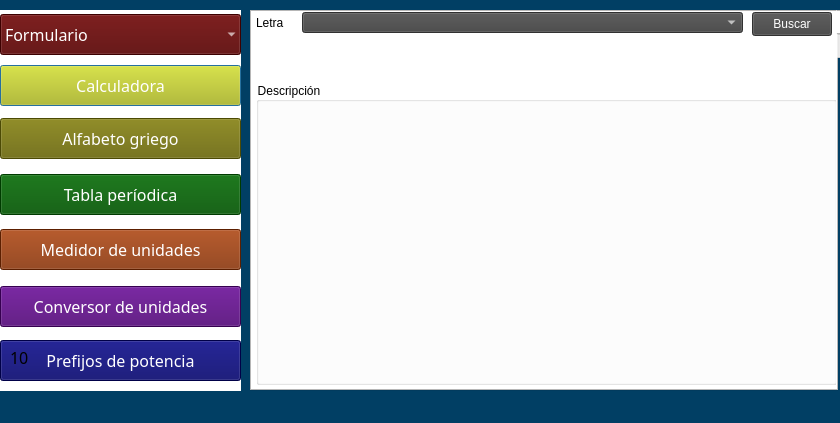
<?xml version="1.0" encoding="UTF-8"?>
<ui version="4.0">
 <class>SegundaVentana</class>
 <widget class="QDialog" name="SegundaVentana">
  <property name="geometry">
   <rect>
    <x>0</x>
    <y>0</y>
    <width>840</width>
    <height>423</height>
   </rect>
  </property>
  <property name="font">
   <font>
    <family>Sitka</family>
    <pointsize>12</pointsize>
   </font>
  </property>
  <property name="acceptDrops">
   <bool>true</bool>
  </property>
  <property name="windowTitle">
   <string>IngeniX</string>
  </property>
  <property name="windowIcon">
   <iconset resource="img.qrc">
    <normaloff>:/Img/klipartz.com (1).png</normaloff>:/Img/klipartz.com (1).png</iconset>
  </property>
  <property name="layoutDirection">
   <enum>Qt::LayoutDirection::LeftToRight</enum>
  </property>
  <property name="autoFillBackground">
   <bool>false</bool>
  </property>
  <property name="styleSheet">
   <string notr="true">background-color: rgb(1, 63, 100);</string>
  </property>
  <property name="sizeGripEnabled">
   <bool>false</bool>
  </property>
  <property name="modal">
   <bool>false</bool>
  </property>
  <widget class="QLabel" name="label">
   <property name="geometry">
    <rect>
     <x>0</x>
     <y>10</y>
     <width>241</width>
     <height>381</height>
    </rect>
   </property>
   <property name="styleSheet">
    <string notr="true">background-color: rgb(255, 255, 255);</string>
   </property>
   <property name="text">
    <string/>
   </property>
  </widget>
  <widget class="QComboBox" name="FormularioBox">
   <property name="geometry">
    <rect>
     <x>0</x>
     <y>14</y>
     <width>241</width>
     <height>41</height>
    </rect>
   </property>
   <property name="styleSheet">
    <string notr="true">background-color: rgb(85, 0, 0);
color: rgb(255, 255, 255);
font: 12pt &quot;Sitka&quot;;</string>
   </property>
   <property name="currentText">
    <string notr="true">Formulario</string>
   </property>
   <property name="maxVisibleItems">
    <number>10</number>
   </property>
   <property name="insertPolicy">
    <enum>QComboBox::InsertPolicy::NoInsert</enum>
   </property>
   <property name="placeholderText">
    <string notr="true"/>
   </property>
   <property name="duplicatesEnabled">
    <bool>false</bool>
   </property>
   <property name="frame">
    <bool>false</bool>
   </property>
   <item>
    <property name="text">
     <string>Formulario</string>
    </property>
    <property name="icon">
     <iconset theme="QIcon::ThemeIcon::FormatJustifyLeft"/>
    </property>
   </item>
   <item>
    <property name="text">
     <string>Calculo</string>
    </property>
    <property name="icon">
     <iconset resource="img.qrc">
      <normaloff>:/Img/klipartz.com.png</normaloff>:/Img/klipartz.com.png</iconset>
    </property>
   </item>
   <item>
    <property name="text">
     <string>Fisica</string>
    </property>
    <property name="icon">
     <iconset resource="img.qrc">
      <normaloff>:/Img/klipartz.com (1).png</normaloff>:/Img/klipartz.com (1).png</iconset>
    </property>
   </item>
   <item>
    <property name="text">
     <string>Quimica</string>
    </property>
    <property name="icon">
     <iconset resource="img.qrc">
      <normaloff>:/Img/klipartz.com (2).png</normaloff>:/Img/klipartz.com (2).png</iconset>
    </property>
   </item>
  </widget>
  <widget class="QPushButton" name="CalculadoraButton">
   <property name="geometry">
    <rect>
     <x>0</x>
     <y>65</y>
     <width>241</width>
     <height>41</height>
    </rect>
   </property>
   <property name="styleSheet">
    <string notr="true">background-color: rgb(190, 190, 0);
color: rgb(255, 255, 255);
font: 12pt &quot;Sitka&quot;;</string>
   </property>
   <property name="text">
    <string>Calculadora</string>
   </property>
  </widget>
  <widget class="QLabel" name="label_2">
   <property name="geometry">
    <rect>
     <x>20</x>
     <y>70</y>
     <width>45</width>
     <height>31</height>
    </rect>
   </property>
   <property name="styleSheet">
    <string notr="true">background-color: rgb(none);
image: url(:/Img/klipartz.com (3).png);</string>
   </property>
   <property name="text">
    <string/>
   </property>
  </widget>
  <widget class="QPushButton" name="AlfabetoButton">
   <property name="geometry">
    <rect>
     <x>0</x>
     <y>118</y>
     <width>241</width>
     <height>41</height>
    </rect>
   </property>
   <property name="styleSheet">
    <string notr="true">background-color: rgb(190, 190, 0);
background-color: rgb(106, 103, 5);
color: rgb(255, 255, 255);
font: 12pt &quot;Sitka&quot;;</string>
   </property>
   <property name="text">
    <string>Alfabeto griego</string>
   </property>
  </widget>
  <widget class="QLabel" name="label_3">
   <property name="geometry">
    <rect>
     <x>20</x>
     <y>129</y>
     <width>39</width>
     <height>21</height>
    </rect>
   </property>
   <property name="styleSheet">
    <string notr="true">background-color: rgb(none);
image: url(:/Img/klipartz.com (4).png);</string>
   </property>
   <property name="text">
    <string/>
   </property>
  </widget>
  <widget class="QPushButton" name="pushButton_3">
   <property name="geometry">
    <rect>
     <x>0</x>
     <y>174</y>
     <width>241</width>
     <height>41</height>
    </rect>
   </property>
   <property name="styleSheet">
    <string notr="true">background-color: rgb(0, 83, 0);
color: rgb(255, 255, 255);
font: 12pt &quot;Sitka&quot;;</string>
   </property>
   <property name="text">
    <string>Tabla períodica</string>
   </property>
  </widget>
  <widget class="QPushButton" name="pushButton_4">
   <property name="geometry">
    <rect>
     <x>0</x>
     <y>229</y>
     <width>241</width>
     <height>41</height>
    </rect>
   </property>
   <property name="styleSheet">
    <string notr="true">background-color: rgb(129, 43, 0);
color: rgb(255, 255, 255);
font: 12pt &quot;Sitka&quot;;</string>
   </property>
   <property name="text">
    <string>Medidor de unidades</string>
   </property>
  </widget>
  <widget class="QPushButton" name="pushButton_5">
   <property name="geometry">
    <rect>
     <x>0</x>
     <y>286</y>
     <width>241</width>
     <height>41</height>
    </rect>
   </property>
   <property name="styleSheet">
    <string notr="true">background-color: rgb(190, 190, 0);
background-color: rgb(75, 0, 112);
color: rgb(255, 255, 255);
font: 12pt &quot;Sitka&quot;;</string>
   </property>
   <property name="text">
    <string>Conversor de unidades</string>
   </property>
  </widget>
  <widget class="QPushButton" name="pushButton_6">
   <property name="geometry">
    <rect>
     <x>0</x>
     <y>340</y>
     <width>241</width>
     <height>41</height>
    </rect>
   </property>
   <property name="styleSheet">
    <string notr="true">background-color: rgb(190, 190, 0);
background-color: rgb(0, 0, 100);
color: rgb(255, 255, 255);
font: 12pt &quot;Sitka&quot;;</string>
   </property>
   <property name="text">
    <string>Prefijos de potencia</string>
   </property>
  </widget>
  <widget class="QLabel" name="label_6">
   <property name="geometry">
    <rect>
     <x>9</x>
     <y>180</y>
     <width>51</width>
     <height>31</height>
    </rect>
   </property>
   <property name="styleSheet">
    <string notr="true">background-color: rgb(none);
image: url(:/Img/klipartz.com (7).png);</string>
   </property>
   <property name="text">
    <string/>
   </property>
  </widget>
  <widget class="QLabel" name="label_7">
   <property name="geometry">
    <rect>
     <x>-7</x>
     <y>230</y>
     <width>51</width>
     <height>31</height>
    </rect>
   </property>
   <property name="styleSheet">
    <string notr="true">background-color: rgb(none);
image: url(:/Img/klipartz.com (8).png);</string>
   </property>
   <property name="text">
    <string/>
   </property>
  </widget>
  <widget class="QLabel" name="label_9">
   <property name="geometry">
    <rect>
     <x>-6</x>
     <y>290</y>
     <width>41</width>
     <height>31</height>
    </rect>
   </property>
   <property name="styleSheet">
    <string notr="true">background-color: rgb(none);
image: url(:/Img/klipartz.com (9).png);</string>
   </property>
   <property name="text">
    <string/>
   </property>
  </widget>
  <widget class="QLabel" name="label_11">
   <property name="geometry">
    <rect>
     <x>10</x>
     <y>347</y>
     <width>21</width>
     <height>21</height>
    </rect>
   </property>
   <property name="styleSheet">
    <string notr="true">background-color: rgb(none);
color: rgb(0, 0, 0);
font: 900 15pt &quot;Segoe UI&quot;;</string>
   </property>
   <property name="text">
    <string>10</string>
   </property>
  </widget>
  <widget class="QTabWidget" name="PageWidget">
   <property name="enabled">
    <bool>true</bool>
   </property>
   <property name="geometry">
    <rect>
     <x>250</x>
     <y>10</y>
     <width>621</width>
     <height>381</height>
    </rect>
   </property>
   <property name="tabletTracking">
    <bool>false</bool>
   </property>
   <property name="focusPolicy">
    <enum>Qt::FocusPolicy::TabFocus</enum>
   </property>
   <property name="styleSheet">
    <string notr="true">background-color: rgb(255, 255, 255);</string>
   </property>
   <property name="tabPosition">
    <enum>QTabWidget::TabPosition::East</enum>
   </property>
   <property name="currentIndex">
    <number>0</number>
   </property>
   <widget class="QWidget" name="tabWidgetPage1">
    <attribute name="title">
     <string/>
    </attribute>
    <widget class="QComboBox" name="AlfabetoBox">
     <property name="geometry">
      <rect>
       <x>50</x>
       <y>0</y>
       <width>441</width>
       <height>21</height>
      </rect>
     </property>
     <property name="styleSheet">
      <string notr="true">font: 16pt &quot;SimSun&quot;;
color: rgb(255, 255, 255);
background-color: rgb(68, 68, 68);</string>
     </property>
    </widget>
    <widget class="QPushButton" name="pushButton">
     <property name="geometry">
      <rect>
       <x>500</x>
       <y>0</y>
       <width>80</width>
       <height>24</height>
      </rect>
     </property>
     <property name="styleSheet">
      <string notr="true">background-color: rgb(68, 68, 68);
color: rgb(255, 255, 255);</string>
     </property>
     <property name="text">
      <string>Buscar</string>
     </property>
    </widget>
    <widget class="QLabel" name="label_4">
     <property name="geometry">
      <rect>
       <x>4</x>
       <y>3</y>
       <width>49</width>
       <height>16</height>
      </rect>
     </property>
     <property name="styleSheet">
      <string notr="true">color: rgb(0, 0, 0);
background-color: rgb(none);
font: 11pt &quot;SimSun&quot;;</string>
     </property>
     <property name="text">
      <string>Letra</string>
     </property>
    </widget>
    <widget class="QGroupBox" name="groupBox">
     <property name="geometry">
      <rect>
       <x>4</x>
       <y>70</y>
       <width>581</width>
       <height>303</height>
      </rect>
     </property>
     <property name="title">
      <string>Descripción</string>
     </property>
    </widget>
   </widget>
   <widget class="QWidget" name="tabWidgetPage2">
    <attribute name="title">
     <string/>
    </attribute>
   </widget>
  </widget>
 </widget>
 <resources>
  <include location="img.qrc"/>
 </resources>
 <connections/>
</ui>
